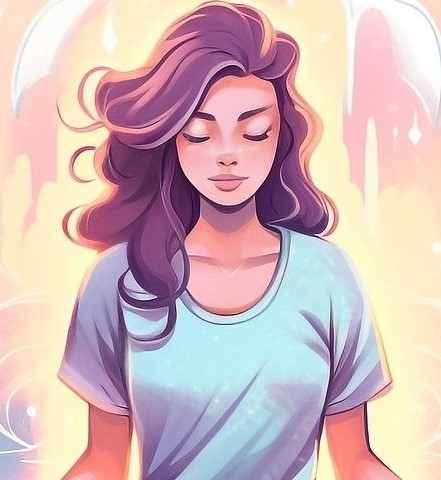
#> input picture cg lab/12.jpg, 441 x 480 px
$ python 11.py
#> lines starting #> are read from the running program, lines starting #| are printed output that depends on the picture; after the words box and inside, x2 and y2 are one past the last pixel; in counts of white or black regions, pixels touching at a corner belong together
import cv2
import numpy as np


img = cv2.imread('12.jpg')
#> img is the input picture: shape (480, 441, 3); mean B, G, R 186, 184.1, 211

gray = cv2.cvtColor(img,cv2.COLOR_BGR2GRAY)
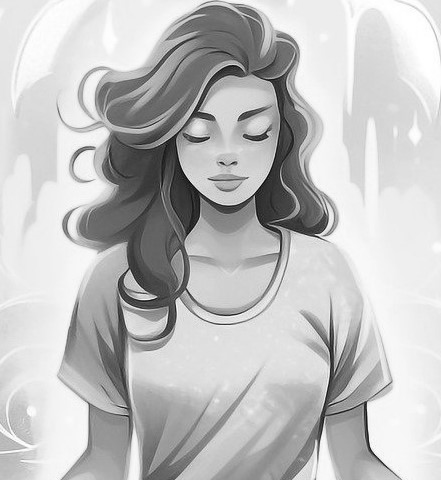
#> gray: shape (480, 441); min 10, max 255, mean 192.4

ret,tresh = cv2.threshold(gray,0,255,cv2.THRESH_BINARY_INV+cv2.THRESH_OTSU)
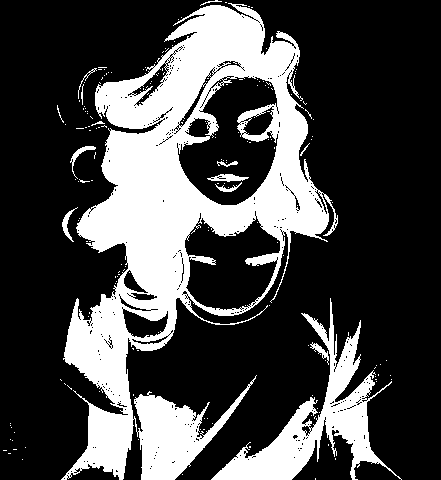
#> tresh: shape (480, 441); 28% white; 186 white regions (172 under 20 px)
#> ret = 168

counters,header = cv2.findContours(tresh,cv2.RETR_EXTERNAL,cv2.CHAIN_APPROX_SIMPLE)
#> counters = 130 contours, 124 with area under 20; largest, box (x1, y1, x2, y2) and area: (61, 3, 338, 480) 65316, (211, 298, 402, 480) 7696, (62, 207, 78, 242) 109, (70, 146, 96, 179) 106, (310, 342, 329, 365) 89, (78, 68, 97, 99) 26; header = 130 rows, first 6: [1, -1, -1, -1], [2, 0, -1, -1], [3, 1, -1, -1], [4, 2, -1, -1], [5, 3, -1, -1], [6, 4, -1, -1]

counter_img = img.copy()

cv2.drawContours(counter_img,counters,-1,(0,255,0),2)
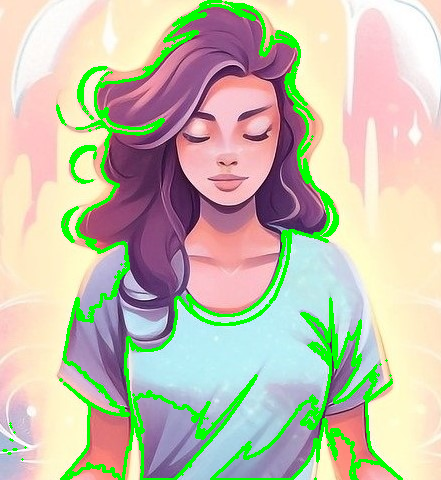
#> counter_img: shape (480, 441, 3); 8.03% of pixels changed, all inside (x1, y1, x2, y2) = (2, 0, 403, 480)
cv2.imshow("ans_img",counter_img)

cv2.waitKey(0)
cv2.destroyAllWindows()
